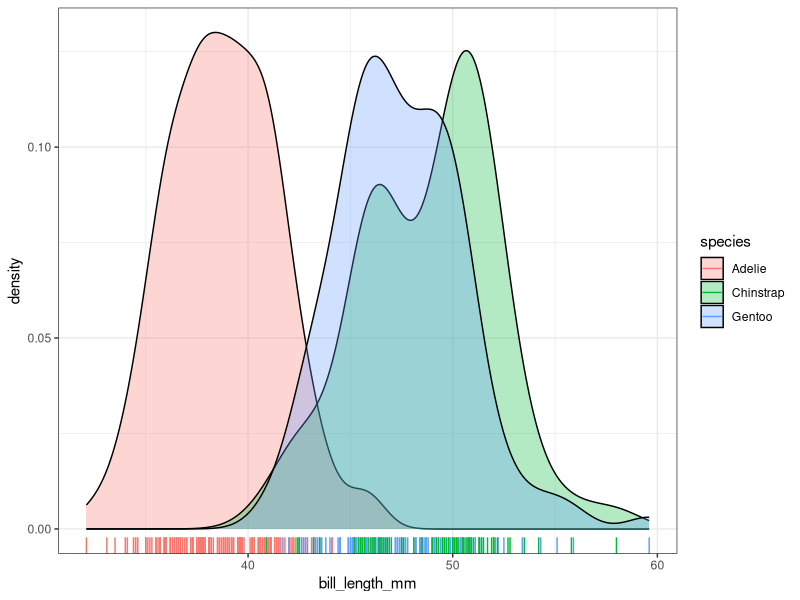
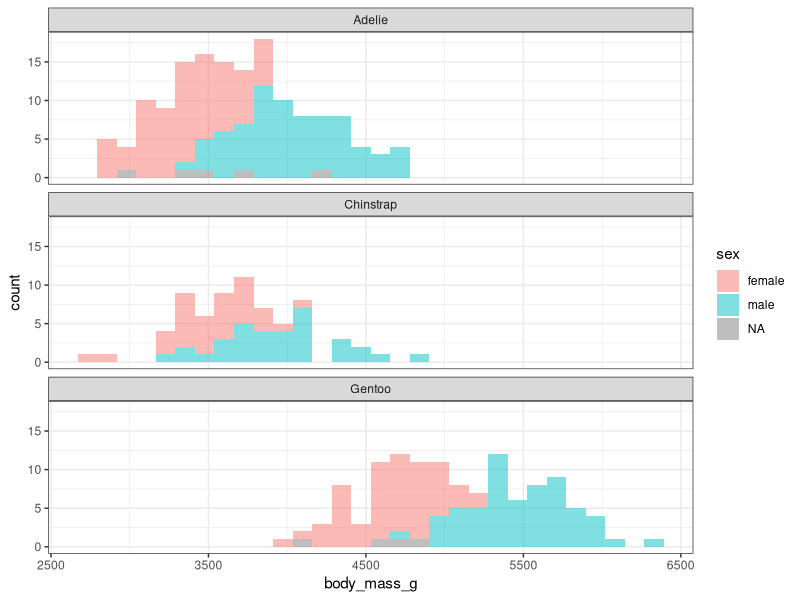
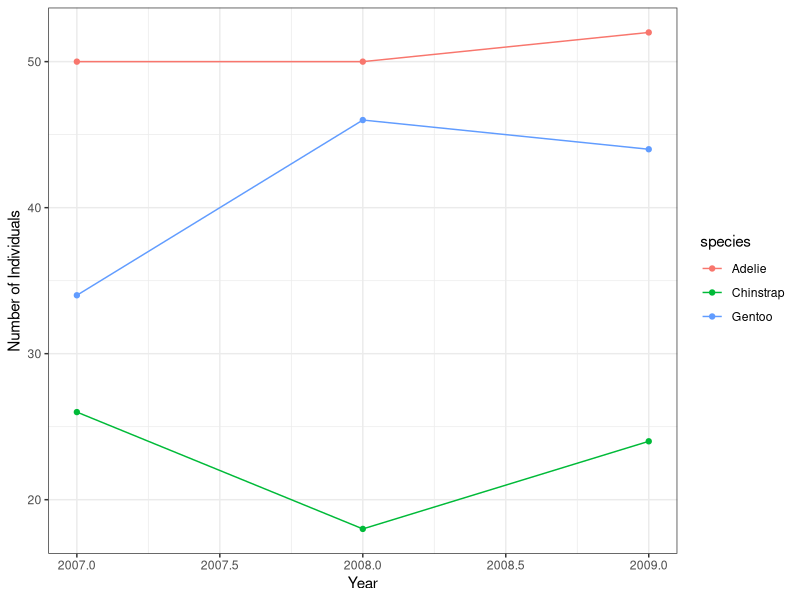
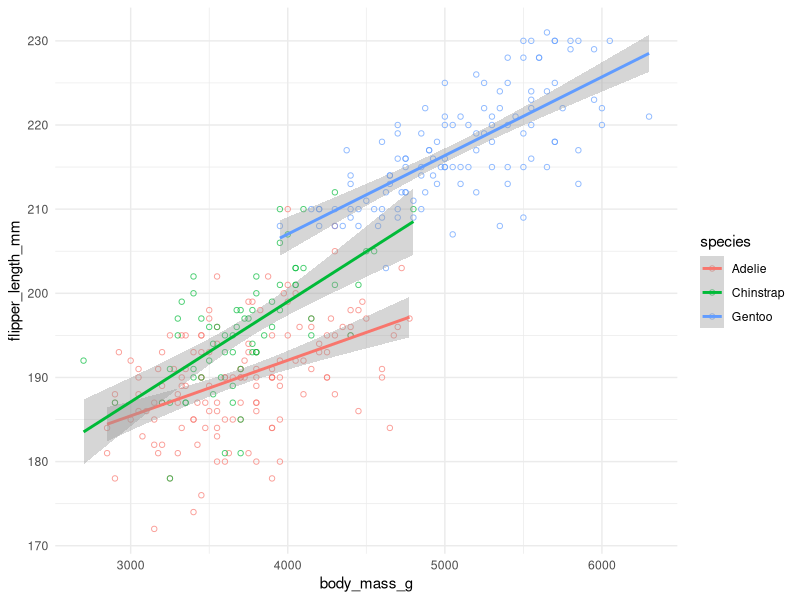

Reproduce these figures in R, in order.
## ---- chunk 1
knitr::opts_chunk$set(echo = FALSE, message = FALSE)

library(tidyverse)
library(palmerpenguins)
## ---- chunk 2
smry <- penguins %>% 
  group_by(species) %>% 
  summarize(across(where(is.numeric), mean, na.rm = TRUE)) %>% 
  mutate(across(where(is.numeric), round, 5)) %>% 
  select(-year)

knitr::kable(smry) # static table
## ---- chunk 3
penguins %>% 
  ggplot(aes(bill_length_mm, fill = species)) +
  geom_density(alpha = 0.3) + geom_rug(aes(col = species)) +
  theme_bw()
## ---- chunk 4
penguins %>% 
  ggplot(aes(body_mass_g, fill = sex)) +
  geom_histogram(alpha = 0.5) +
  facet_wrap(~species, ncol = 1) +
  theme_bw()
## ---- chunk 5

# penguins %>% 
#   group_by(species, sex) %>% 
#   summarize(how_many = n(),
#             bill_length_mm = mean(bill_length_mm, na.rm = T),
#             flipper_length_mm = mean(flipper_length_mm, na.rm = T))  %>% 
#   ggplot(aes(species, sex, fill = flipper_length_mm)) +
#   geom_tile(color = "white") +
#   coord_equal() 

## ---- chunk 6

#Create a custom color scale
library(RColorBrewer)
myColors <- brewer.pal(3,"Set2")
names(myColors) <- levels(penguins$species)
colScale <- scale_colour_manual(name = "species", values = myColors)

penguins %>%
  group_by(species, year) %>% 
  summarize(n = n()) %>% 
  ggplot(aes(year, n, col = species)) +
  geom_point() + geom_line() +
  xlab("Year") + ylab("Number of Individuals") +
  theme_bw() + 
  scale_color_hue()
  # scale_color_brewer()
  # colScale

## ---- chunk 7
penguins %>% 
  drop_na(sex) %>% 
  ggplot(aes(body_mass_g, flipper_length_mm, col = species)) +
  geom_point(pch = 1, alpha = 0.7) +
  geom_smooth(method = "lm", se = TRUE) +
  theme_minimal()
